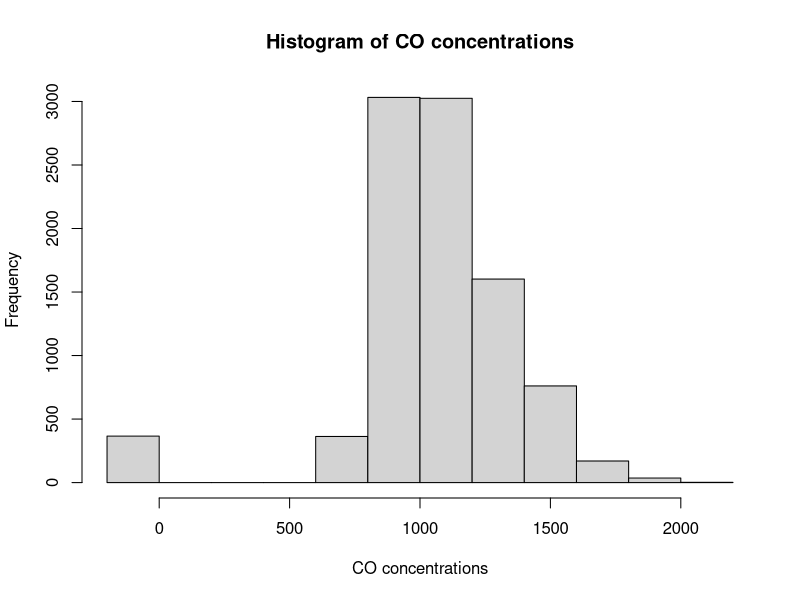
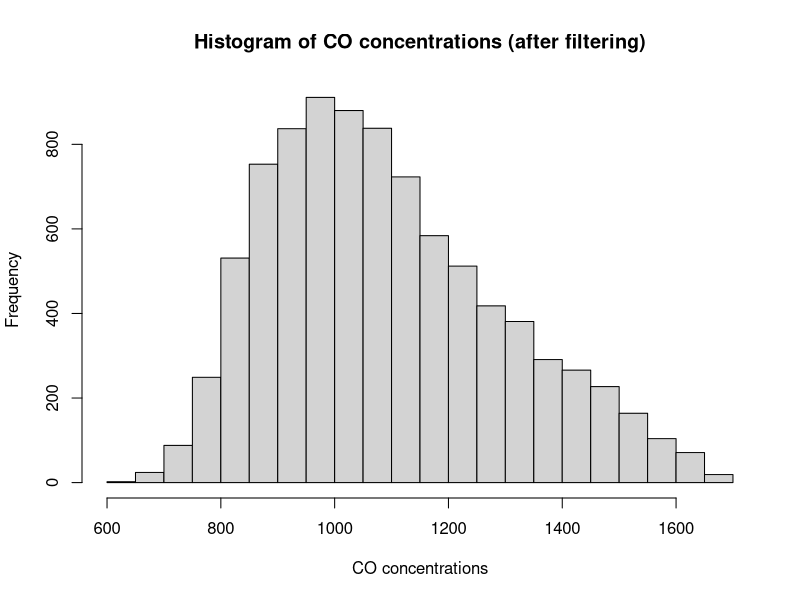
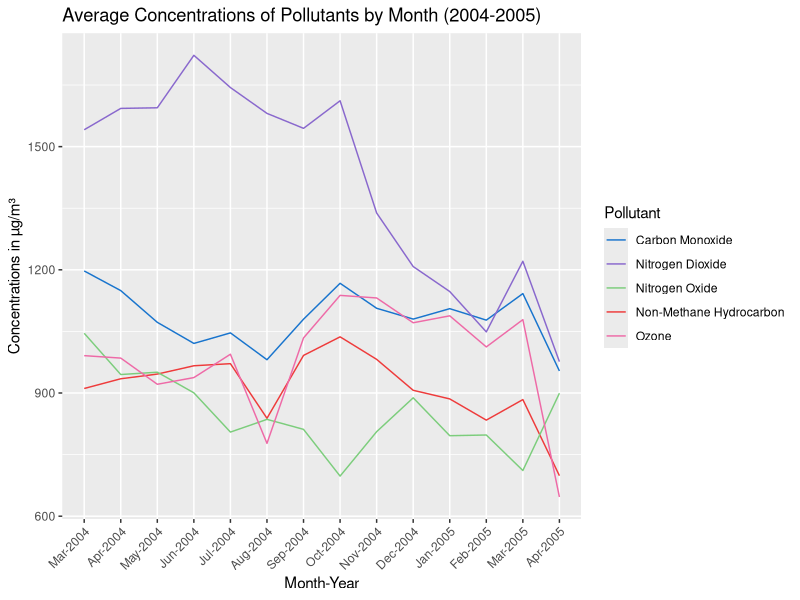
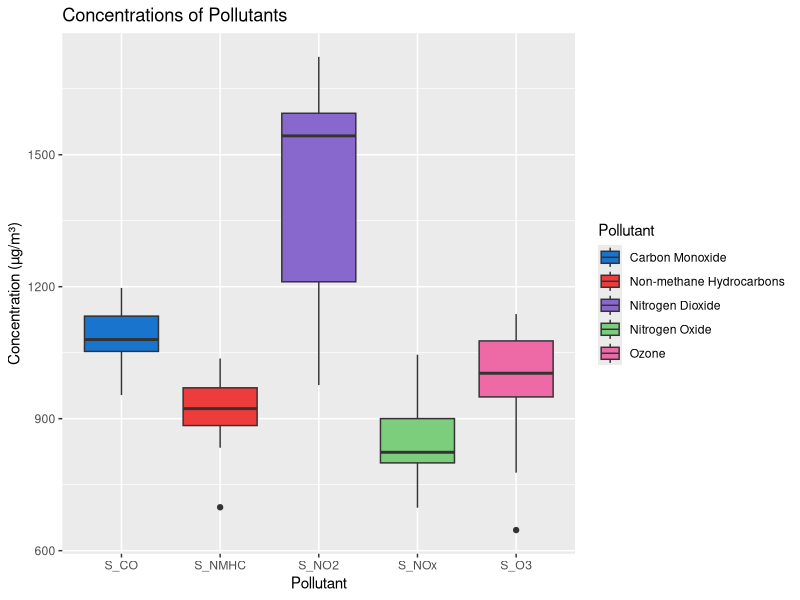
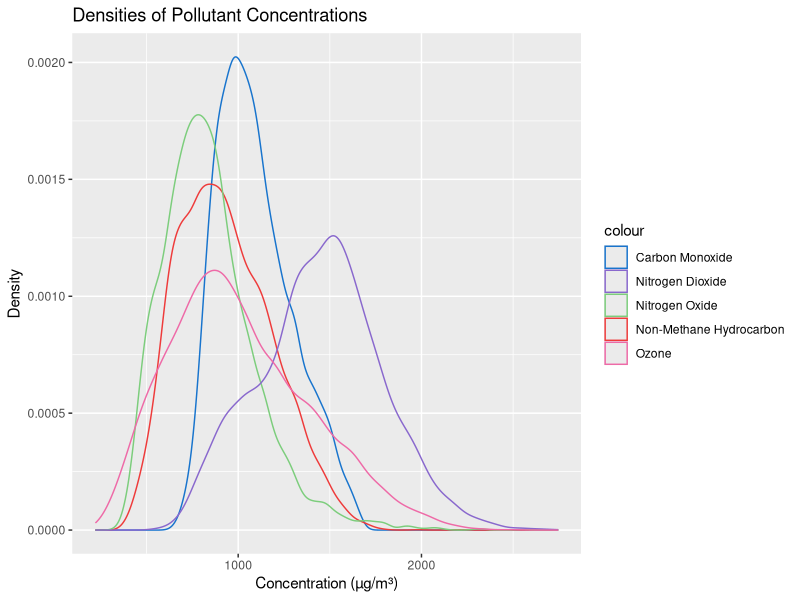
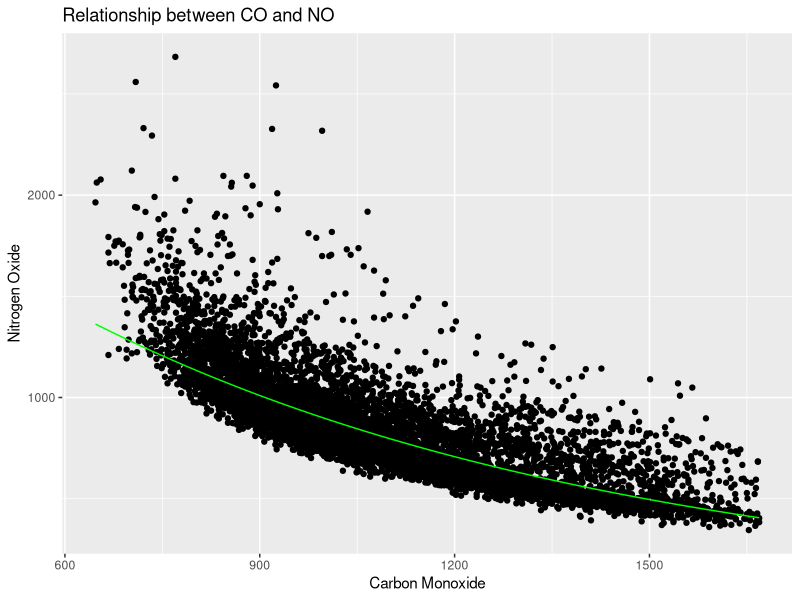

Here is the R script that generated these plots, in order:
## ---- chunk 1
library(readxl)
library(ggplot2)
library(lubridate)
library(tidyverse)
library(dplyr)
## ---- chunk 2
#| code-fold: true
air <- read_excel("AirQualityUCI.xls")
head(air)
## ---- chunk 3
#| code-fold: true
# Rename columns 3-12
air <- air %>% 
  rename(
    CO = `CO(GT)`,
    S_CO = `PT08.S1(CO)`,
    NMHC = `NMHC(GT)`,
    S_NMHC = `PT08.S2(NMHC)`,
    C6H6 = `C6H6(GT)`,
    NOx = `NOx(GT)`,
    S_NOx = `PT08.S3(NOx)`,
    NO2 = `NO2(GT)`,
    S_NO2 = `PT08.S4(NO2)`,
    S_O3 = `PT08.S5(O3)`
  )
## ---- chunk 4
#| code-fold: true
#Summarize dataset (excluding Date and Time columns)
summary(air[, -c(1, 2)])
## ---- chunk 5
#| code-fold: true
# Histogram for S_CO 
hist(air$S_CO,
     main = "Histogram of CO concentrations",
     xlab = "CO concentrations")
## ---- chunk 6
#| code-fold: true
# Calculate IQR
Q1 <- quantile(air$S_CO, 0.25, na.rm = TRUE)
Q3 <- quantile(air$S_CO, 0.75, na.rm = TRUE)
IQR <- Q3 - Q1

# Define outlier bounds
lower_bound <- Q1 - 1.5 * IQR
upper_bound <- Q3 + 1.5 * IQR

# Filter rows to remove outliers
air_filtered <- air[air$S_CO >= lower_bound & air$S_CO <= upper_bound, ]
## ---- chunk 7
#| code-fold: true
hist(air_filtered$S_CO,
     main = "Histogram of CO concentrations (after filtering)",
     xlab = "CO concentrations")
## ---- chunk 8
#| code-fold: true
# Reassign original dataset with filtered dataset
air <- air_filtered

# Convert 'Date' column to y-m-d format
air$Date <- ymd(air$Date)

# Create numerical Month and Year columns
air <- air %>%
  mutate(
    Month = month(Date, label = TRUE), # Extracts month as a numeric value (1-12)
    Year = year(Date)    # Extracts year
  )

# Group by Year and Month for summarization
airM <- air %>%
  group_by(Year, Month) %>%
  summarize(across(where(is.numeric), 
                   ~mean(., na.rm = TRUE)),
            .groups = "drop")

head(airM, 5)
## ---- chunk 9
#| code-fold: true
# Disregard non-sensor pollutant measurements 
airM <- airM[ ,-c(3,5,6,8,10)]

head(airM, 5)
## ---- chunk 10
#| code-fold: true
# Plot monthly Concentrations
airM %>%
  # Use interaction to combine Month and Year
  ggplot(aes(x = interaction(Month, Year, sep = "-"))) +
  # Add points and lines for different pollutants
  geom_line(aes(y = S_CO, color = "Carbon Monoxide", group = 1)) +
  geom_line(aes(y = S_NMHC, color = "Non-Methane Hydrocarbon", group = 2)) +
  geom_line(aes(y = S_NOx, color = "Nitrogen Oxide", group = 3)) +
  geom_line(aes(y = S_NO2, color = "Nitrogen Dioxide", group = 3)) +
  geom_line(aes(y = S_O3, color = "Ozone", group = 3)) +
  labs(
    title = "Average Concentrations of Pollutants by Month (2004-2005)",
    x = "Month-Year",
    y = "Concentrations in µg/m³"
  ) +
  scale_color_manual(
    values = c("Carbon Monoxide" = "dodgerblue3", 
               "Non-Methane Hydrocarbon" = "brown2", 
               "Nitrogen Oxide" = "palegreen3",
               "Nitrogen Dioxide" = "mediumpurple3",
               "Ozone" = "hotpink2"),
    name = "Pollutant"
  ) +
  theme(axis.text.x = element_text(angle = 45, hjust = 1))  # Rotate x-axis labels
## ---- chunk 11
#| code-fold: true
# Pivot data frame by Pollutant 
airM_2 <- airM %>%
  pivot_longer(
    cols = c(3:7), 
    names_to = "Pollutant", 
    values_to = "Concentration"
  )

# Plot Pollutant Concentrations 
airM_2 %>% 
  ggplot(aes(x = Pollutant)) +
  geom_boxplot(aes(y = Concentration, fill = Pollutant), size = 0.5) +
  labs(
    title = "Concentrations of Pollutants",
    x = "Pollutant",
    y = "Concentration (µg/m³)"
  ) +
  scale_fill_manual(
    values = c("dodgerblue3", "brown2", "mediumpurple3", "palegreen3", "hotpink2"), # Specify colors for each pollutant
    labels = c("Carbon Monoxide", "Non-methane Hydrocarbons", "Nitrogen Dioxide", "Nitrogen Oxide", "Ozone")
  )
## ---- chunk 12
#| code-fold: true
ggplot() +
  geom_density(data = air, aes(x = S_CO, color="Carbon Monoxide")) +
  geom_density(data = air, aes(x = S_NMHC, color="Non-Methane Hydrocarbon")) +
  geom_density(data = air, aes(x = S_NOx, color="Nitrogen Oxide")) +
  geom_density(data = air, aes(x = S_NO2, color="Nitrogen Dioxide")) +
  geom_density(data = air, aes(x = S_O3, color="Ozone")) +
  labs(title = "Densities of Pollutant Concentrations", x = "Concentration (µg/m³)", y = "Density") +
  scale_color_manual(values = c("Carbon Monoxide" = "dodgerblue3", "Non-Methane Hydrocarbon" = "brown2", "Nitrogen Oxide" = "palegreen3","Nitrogen Dioxide" = "mediumpurple3","Ozone"  = "hotpink2"))


                 
## ---- chunk 13
#| code-fold: true
# Generate some statistics
model1 <- lm(log(S_NOx) ~ (S_CO), data = air)
summary(model1)

air %>%
  ggplot() +
  geom_point(aes(x = S_CO, y = S_NOx)) +  
  geom_line(
    aes(x = S_CO, y = exp(predict(model1, newdata = air))),  
    color = "green"
  ) +
  labs(
    title = "Relationship between CO and NO",
    x = "Carbon Monoxide",
    y = "Nitrogen Oxide"
  )
